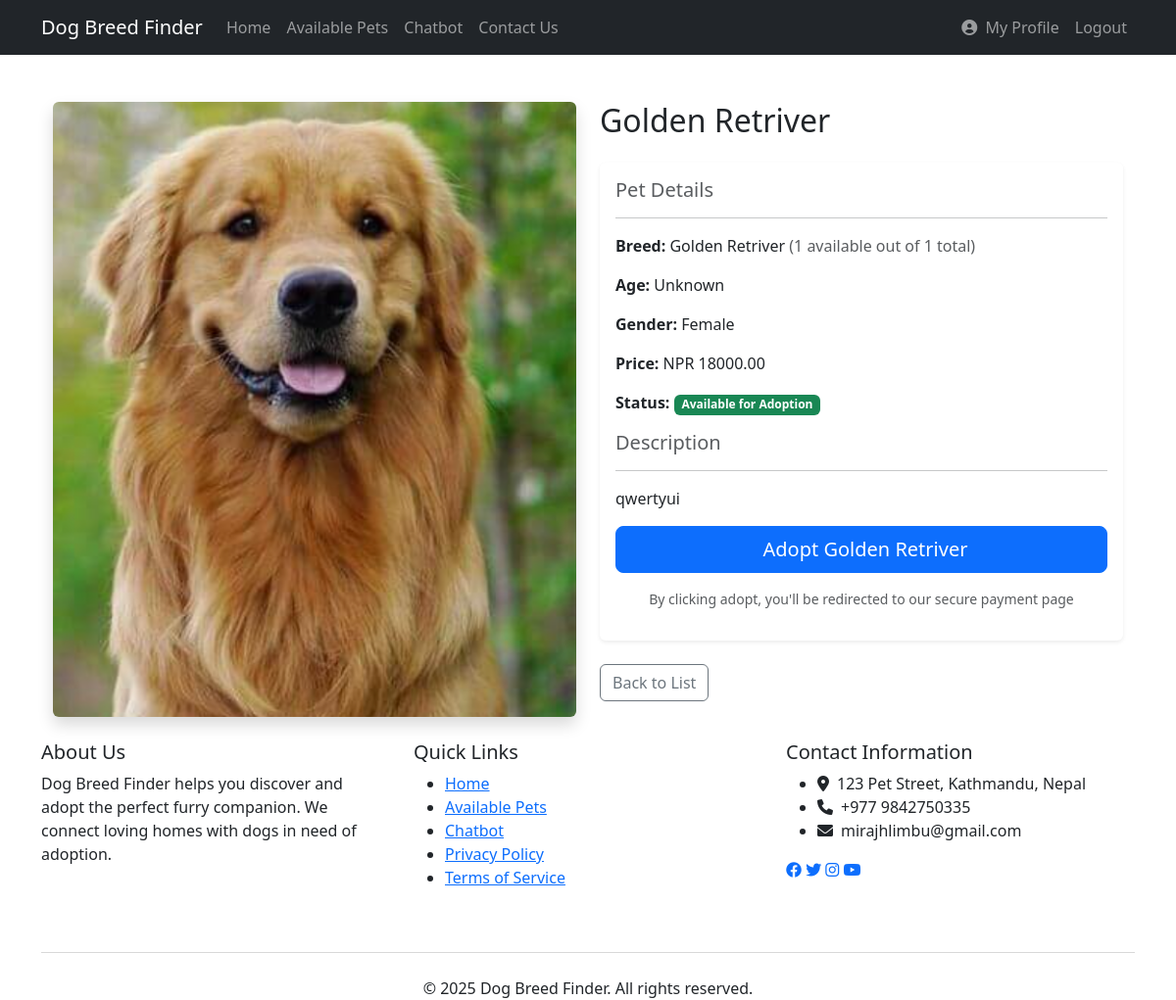
/pets/2/ (signed in), run on the app's committed database.
### breed_finder/models.py (models this page shows, shortened)
class Pet(models.Model):
    GENDER_CHOICES = [
        ('M', 'Male'),
        ('F', 'Female'),
    ]
    STATUS_CHOICES = [
        ('AVAILABLE', 'Available for Adoption'),
        ('PENDING', 'Adoption Pending'),
        ('ADOPTED', 'Adopted'),
    ]
    name = models.CharField(max_length=100)
    breed = models.CharField(max_length=100)
    age_years = models.IntegerField(default=0)
    age_months = models.IntegerField(default=0)
    gender = models.CharField(max_length=1, choices=GENDER_CHOICES)
    description = models.TextField()
    image = models.ImageField(upload_to='pets/')
    status = models.CharField(max_length=10, choices=STATUS_CHOICES, default='AVAILABLE')
    price = models.DecimalField(max_digits=10, decimal_places=2, default=1000.00)
    created_at = models.DateTimeField(auto_now_add=True)
    updated_at = models.DateTimeField(auto_now=True)
    @property
    def age_display(self):
        years_text = f"{self.age_years} year{'s' if self.age_years != 1 else ''}" if self.age_years > 0 else ""
        months_text = f"{self.age_months} month{'s' if self.age_months != 1 else ''}" if self.age_months > 0 else ""
        if years_text and months_text:
            return f"{years_text}, {months_text}"
        elif years_text:
            return years_text
        elif months_text:
            return months_text
        else:
            return "Unknown"

### breed_finder/views.py (the view, shortened to what this page needs)
# urls.py: path('pets/<int:pet_id>/', views.pet_detail, name='pet_detail'),
@login_required
def pet_detail(request, pet_id):
    pet = get_object_or_404(Pet, id=pet_id)
    breed_total = Pet.objects.filter(breed__iexact=pet.breed).count()
    breed_available = Pet.objects.filter(breed__iexact=pet.breed, status='AVAILABLE').count()
    return render(request, 'breed_finder/pet_detail.html', {
        'pet': pet,
        'breed_total': breed_total,
        'breed_available': breed_available
    })

### breed_finder/templates/breed_finder/pet_detail.html (shortened to what this page needs)
{% extends 'breed_finder/base.html' %}
{% block content %}
<div class="container py-4">
    <div class="row">
        <div class="col-lg-6 col-md-12 mb-4 mb-lg-0">
            {% if pet.image %}
            <img src="{{ pet.image.url }}" class="img-fluid rounded shadow w-100" alt="{{ pet.name }}">
            {% endif %}
        </div>
        <div class="col-lg-6 col-md-12">
            <h2 class="mb-4">{{ pet.name }}</h2>
            <div class="card shadow-sm">
                <div class="card-body">
                    <div class="mb-3">
                        <h5 class="text-muted">Pet Details</h5>
                        <hr>
                        <p><strong>Breed:</strong> {{ pet.breed }} <span class="text-muted">({{ breed_available }} available out of {{ breed_total }} total)</span></p>
                        <p><strong>Age:</strong> {{ pet.age_display }}</p>
                        <p><strong>Gender:</strong> {{ pet.get_gender_display }}</p>
                        <p><strong>Price:</strong> NPR {{ pet.price }}</p>
                        <p>
                            <strong>Status:</strong>
                            <span class="badge {% if pet.status == 'AVAILABLE' %}bg-success{% elif pet.status == 'PENDING' %}bg-warning{% else %}bg-secondary{% endif %}">
                                {{ pet.get_status_display }}
                            </span>
                        </p>
                    </div>
                    <div class="mb-3">
                        <h5 class="text-muted">Description</h5>
                        <hr>
                        <p>{{ pet.description }}</p>
                    </div>
                    {% if pet.status == 'AVAILABLE' %}
                    <div class="d-grid gap-2">
                        <form method="POST" action="{% url 'breed_finder:pet_detail' pet.id %}">
                            <button type="submit" class="btn btn-primary btn-lg w-100">
                                Adopt {{ pet.name }}
                            </button>
                        </form>
                        <p class="text-muted text-center mt-2 small">
                            By clicking adopt, you'll be redirected to our secure payment page
                        </p>
                    </div>
                    {% elif pet.status == 'ADOPTED' %}
                    <div class="alert alert-info text-center">
                        <i class="bi bi-info-circle me-2"></i>
                        This pet has already been adopted.
                    </div>
                    {% elif pet.status == 'PENDING' %}
                    <div class="alert alert-warning text-center">
                        <i class="bi bi-clock me-2"></i>
                        Adoption for this pet is pending.
                    </div>
                    {% endif %}
                </div>
            </div>
            <div class="mt-4">
                <a href="{% url 'breed_finder:pet_list' %}" class="btn btn-outline-secondary">
                     Back to List
                </a>
            </div>
        </div>
    </div>
</div>
{% endblock %}

### breed_finder/templates/breed_finder/pet_detail.html (style rules this page uses)
.card { border: none; transition: transform 0.2s; }
.btn-primary { transition: all 0.3s; }
.img-fluid { border-radius: 15px; }

### data on the page
Pet: image (picture), name "Golden Retriver", breed "Golden Retriver", age_display "Unknown", gender "Female", price "18000.00", status "Available for Adoption", description "qwertyui"

### other printed values
{{ breed_available }} "1"
{{ breed_total }} "1"
